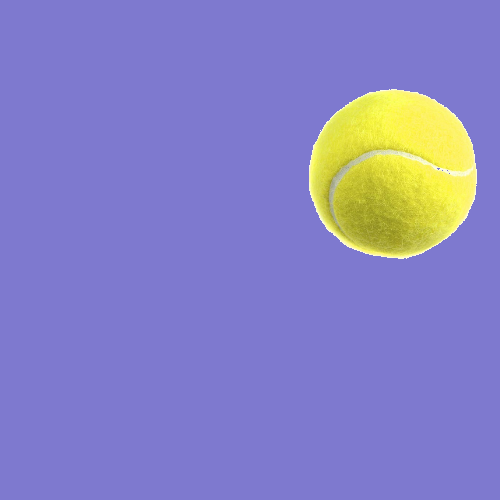
#> input picture Recognize/images/01.jpg, 500 x 500 px
$ python -i detect2_test.py   (imports and definitions only)
#> lines starting #> are read from the running program, lines starting #| are printed output that depends on the picture; after the words box and inside, x2 and y2 are one past the last pixel; in counts of white or black regions, pixels touching at a corner belong together
#> further down, picture is the input picture: shape (500, 500, 3); mean B, G, R 195.7, 129.9, 134.8
import cv2
import numpy as np
import os
from IPython.display import Image, display

img_name = '03.jpg'

def detect(img):
    # canny 边缘检测
    edge = cv2.Canny(img, 40, 80)
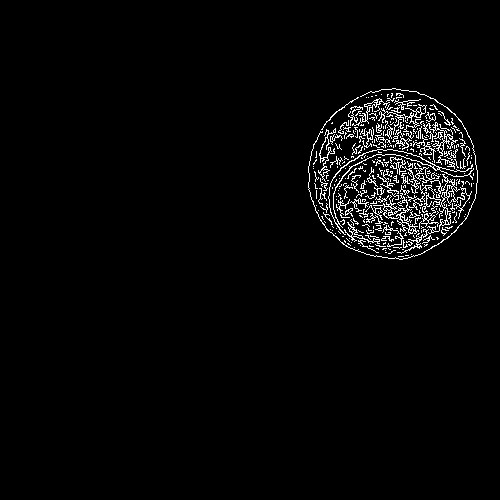
#> edge: shape (500, 500); 2.7% white in thin lines or dots, all inside (x1, y1, x2, y2) = (308, 88, 478, 260)

    # 轮廓检测
    contours, _ = cv2.findContours(
        edge, cv2.RETR_TREE, cv2.CHAIN_APPROX_SIMPLE)
#> contours = 418 contours, 382 with area under 20; largest, box (x1, y1, x2, y2) and area: (328, 149, 474, 235) 836, (328, 149, 435, 225) 730, (409, 174, 472, 234) 308, (373, 193, 419, 235) 200, (423, 122, 458, 169) 134

    # 遍历轮廓
    for contour in contours:
        # 矩形拟合
        rect = cv2.minAreaRect(contour)
        box = cv2.boxPoints(rect)
        box = np.int0(box)
        x, y, w, h = cv2.boundingRect(contour)

        # 目标筛选
        if 90000 > w * h > 15000:
            box = sorted(box, key=lambda x: x[1])
            line = sorted(box[-2:], key=lambda x: x[0])
            return np.sqrt(np.power(line[0] - line[1], 2).sum()), line[0][0], line[0][1]
#> this loop made 418 passes
#> (x, y, w, h, box, line) on pass 418: (308, 88, 170, 172, [[404, 56], [274, 170], [513, 180], [382, 294]], [[382, 294], [513, 180]])
#> (rect, box, x, y, w, h) on passes 1 to 6: (((400.5, 256), (0, 5), -90), [[403, 256], [398, 256], [398, 256], [403, 256]], 398, 256, 6, 1), (((406.5, 255), (0, 3), -90), [[408, 255], [405, 255], [405, 255], [408, 255]], 405, 255, 4, 1), (((411, 254), (0, 0), -90), [[411, 254], [411, 254], [411, 254], [411, 254]], 411, 254, 1, 1), (((385.5, 252), (0, 1), -90), [[386, 252], [385, 252], [385, 252], [386, 252]], 385, 252, 2, 1), (((391.5, 251.4), (7.55, 1.2), -30.96), [[388, 253], [387, 252], [394, 248], [395, 249]], 388, 250, 8, 4), (((385, 250), (0, 0), -90), [[385, 250], [385, 250], [385, 250], [385, 250]], 385, 250, 1, 1)
    return 0, 0, 0

>>> import cv2
>>> picture = cv2.imread('images/01.jpg')
>>> result = detect(picture)
#> result = (173.7, 382, 294)

$ run again, on Recognize/images/03.jpg
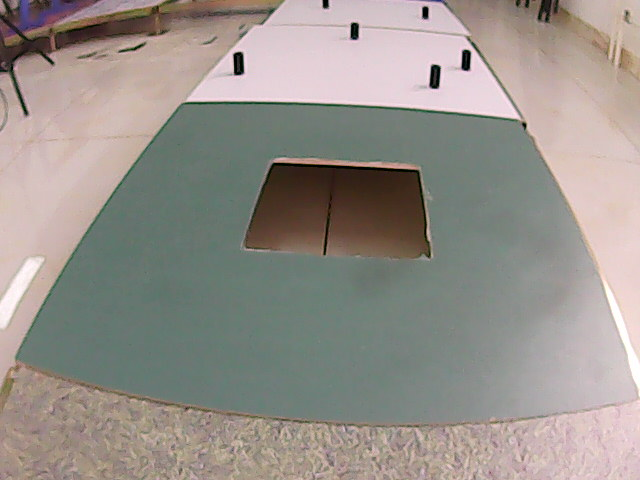
#> input picture Recognize/images/03.jpg, 640 x 480 px
#> picture is the input picture: shape (480, 640, 3); mean B, G, R 139, 145.3, 151.2
#> in detect, `edge = cv2.Canny(img, 40, 80)`:
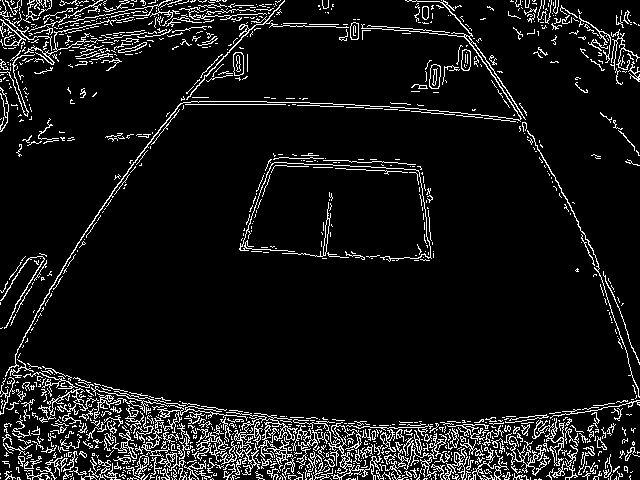
#> edge: shape (480, 640); 8.5% white in thin lines or dots
#> contours = 1476 contours, 1356 with area under 20; largest, box (x1, y1, x2, y2) and area: (226, 412, 298, 471) 386, (5, 0, 526, 377) 340, (196, 436, 230, 462) 230, (293, 419, 382, 480) 226, (429, 64, 441, 89) 226
#> the loop in detect, `for contour in contours:` made 955 passes
#> (x, y, w, h, box) on pass 955: (239, 162, 193, 100, [[244, 158], [436, 170], [238, 251], [430, 263]])
#> result = (192.4, 238, 251)

$ run again, on Recognize/images/04.jpg
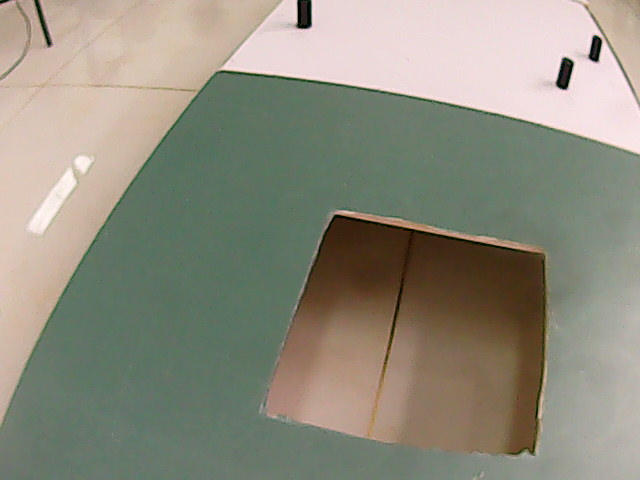
#> input picture Recognize/images/04.jpg, 640 x 480 px
#> picture is the input picture: shape (480, 640, 3); mean B, G, R 126.1, 140.9, 143.2
#> in detect, `edge = cv2.Canny(img, 40, 80)`:
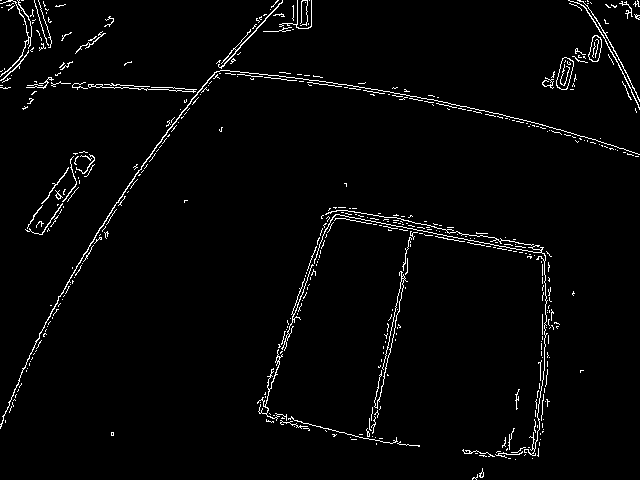
#> edge: shape (480, 640); 2.6% white in thin lines or dots
#> contours = 491 contours, 473 with area under 20; largest, box (x1, y1, x2, y2) and area: (556, 57, 574, 90) 366, (556, 57, 574, 90) 358, (588, 35, 602, 62) 241, (588, 35, 602, 62) 230, (0, 70, 640, 429) 189
#> the loop in detect, `for contour in contours:` made 260 passes
#> (x, y, w, h, box, line) on pass 260: (314, 214, 234, 242, [[411, 128], [301, 251], [642, 336], [531, 458]], [[531, 458], [642, 336]])
#> result = (164.9, 531, 458)
